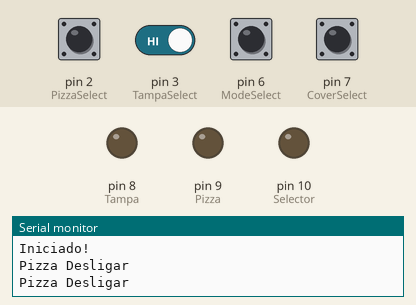
A sketch run on a simulated Arduino Uno, built with avr-gcc and run on an emulated ATmega328P. Parts: output pins drawn as LEDs (lit = HIGH), the last lines printed to the serial monitor. The inputs (shaded band) are chosen by the test bench; at power-on: pin 2 (PizzaSelect), pin 3 (TampaSelect), pin 6 (ModeSelect), pin 7 (CoverSelect) HIGH.

Above: at 1.3 s.
1.4 s: pin 2 (PizzaSelect) pulled LOW for 1 s
At 2.35 s:
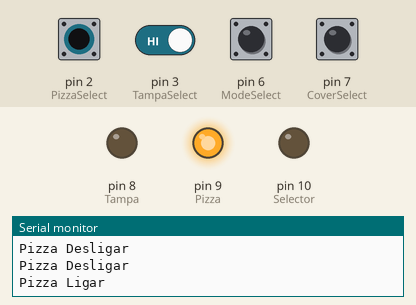
3.9 s: pin 7 (CoverSelect) pulled LOW for 1 s
At 5.4 s:
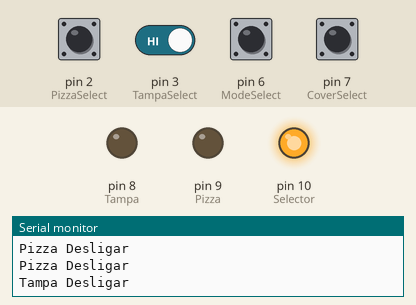
13.9 s: pin 3 (TampaSelect) driven LOW and pin 7 (CoverSelect) driven LOW
At 14.8 s:
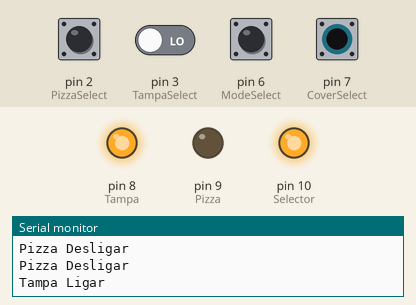
Timing chart, 0 to 16.9 s (numbered marks = the images above; inputs shaded):
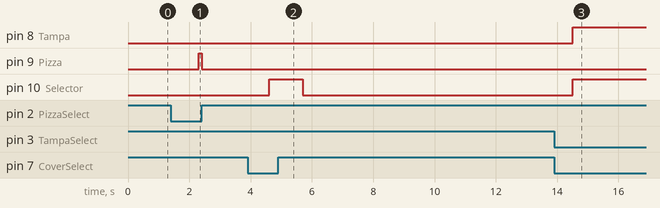

Measured:
- after the input at 1.4 s, pin 9 (Pizza): LOW → HIGH after 0.90 s, → LOW 0.10 s later
- after the input at 3.9 s, pin 10 (Selector): LOW → HIGH after 0.70 s, → LOW 1.1 s later
- after the input at 13.9 s, pin 8 (Tampa), pin 10 (Selector): LOW → HIGH after 0.60 s

The sketch:

TampaPizza.ino
```cpp
String data;        // variable that will receive the software commands to activate the covers
char s;             // the "reset" to data variable
int f = 0;          //counter


#define PizzaSelect 2
#define TampaSelect 3
#define ModeSelect 6
#define CoverSelect 7
#define Tampa 8
#define Pizza 9
#define Selector 10

void setup()
{
  Serial.begin(9600);
  Serial.println();
  Serial.println("Iniciado!");

  pinMode(ModeSelect,INPUT_PULLUP);  // if select is high the system will work as software switch
  pinMode(CoverSelect,INPUT_PULLUP);  // HIGH is cover / LOW is "pizza"
  pinMode(TampaSelect,INPUT_PULLUP);   // Low value close the mirror cover
  pinMode(PizzaSelect,INPUT_PULLUP);   // Low value close the "pizza" cover

  pinMode(Tampa,OUTPUT); //HIGH ACTIVATE
  pinMode(Pizza,OUTPUT); //HIGH ACTIVATE
  pinMode(Selector,OUTPUT); //HIGH IS COVER / LOW IS PIZZA

  delay(100);
}

void loop()
{
  serialRead();
  serialMapper();
  switchMapper();

  Serial.println(data);                 // print on serial the value that was received on serial
  f = 0;                                // reset the serial counter
  data = s;                             // reset the value stored from serial to receive new values

  delay(1000);                          // one second delay to not force the system because the system not demand much processement
}


void serialRead()
{
  while (Serial.available() > 0 && f < 2)
   {
       char c = Serial.read();
       data += c;
       f = f+1 ;
   }
}


void serialMapper()
{
  if (data == "ta"  && digitalRead(ModeSelect) == LOW)
    {
      digitalWrite(Tampa,HIGH);             // activate the relay plugged on pin 8 that work with the mirror telescope cover
      digitalWrite(Selector,HIGH);
      Serial.println("Tampa Software Ligar");
      delay(100);
    }

  if (data == "tf" && digitalRead(ModeSelect) == LOW)
    {
      digitalWrite(Tampa,LOW);              // deactivate the relay plugged on pin 8 that work with the mirror telescope cover
      digitalWrite(Selector,HIGH);
      Serial.println("Tampa Software Desligar");
      delay(100);
    }

  if (data == "pa" && digitalRead(ModeSelect) == LOW)
    {
      digitalWrite(Pizza,HIGH);             // activate the relay plugged on pin 9 tha work with the "pizza" telescope cover
      digitalWrite(Selector,LOW);
      Serial.println("Pizza Software Ligar");
      delay(100);
    }

  if (data == "pf" && digitalRead(ModeSelect) == LOW)
    {
      digitalWrite(Pizza,LOW);             // deactivate the relay plugged on pin 9 tha work with the "pizza" telescope cover
      digitalWrite(Selector,LOW);
      Serial.println("Pizza Software Desligar");
      delay(100);
    }
}


void switchMapper()
{
  if (digitalRead(CoverSelect) == LOW && digitalRead(ModeSelect) == HIGH && digitalRead(TampaSelect) == LOW)
  {
      digitalWrite(Tampa,HIGH);              // deactivate the relay plugged on pin 8 that work with the mirror telescope cover
      digitalWrite(Selector,HIGH);
      Serial.println("Tampa Ligar");
      delay(100);
  }

  if (digitalRead(CoverSelect) == LOW && digitalRead(ModeSelect) == HIGH && digitalRead(TampaSelect) == HIGH)
  {
      digitalWrite(Tampa,LOW);             // activate the relay plugged on pin 8 that work with the mirror telescope cover
      digitalWrite(Selector,HIGH);
      Serial.println("Tampa Desligar");
      delay(100);
  }

  if (digitalRead(CoverSelect) == HIGH && digitalRead(ModeSelect) == HIGH && digitalRead(PizzaSelect) == LOW)
  {
      digitalWrite(Pizza,HIGH);              // deactivate the relay plugged on pin 9 tha work with the "pizza" telescope cover
      digitalWrite(Selector,LOW);
      Serial.println("Pizza Ligar");
      delay(100);
  }

  if (digitalRead(CoverSelect) == HIGH && digitalRead(ModeSelect) == HIGH && digitalRead(PizzaSelect) == HIGH)
  {
      digitalWrite(Pizza,LOW);              // activate the relay plugged on pin 9 tha work with the "pizza" telescope cover
      digitalWrite(Selector,LOW);
      Serial.println("Pizza Desligar");
      delay(100);
  }
}
```
